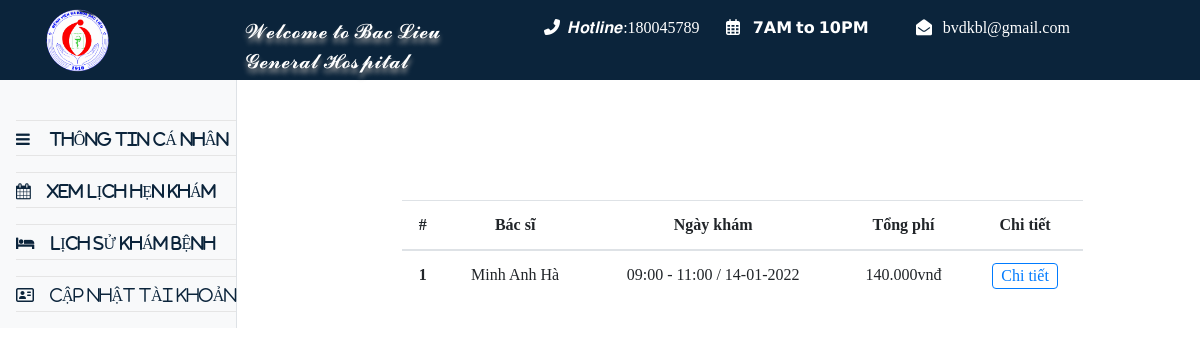
The app's page /history.php (signed in) with its own data.
### tables this page shows
CREATE TABLE `phieukham` (
  `id_phieukham` int(11) NOT NULL,
  `created_at` datetime NOT NULL DEFAULT current_timestamp(),
  `ngayhen` varchar(255) NOT NULL,
  `id_user` int(11) NOT NULL,
  `id_doctor` int(11) NOT NULL,
  `trieuchung` varchar(255) NOT NULL,
  `chidan` varchar(255) DEFAULT NULL,
  `phikham` int(11) NOT NULL
);

CREATE TABLE `doctor` (
  `id_doctor` int(11) NOT NULL,
  `username` varchar(255) NOT NULL,
  `password` varchar(255) NOT NULL,
  `fullname` varchar(255) NOT NULL,
  `age` int(11) NOT NULL,
  `gioitinh` varchar(255) NOT NULL,
  `id_khoa` int(11) NOT NULL,
  `address` varchar(255) NOT NULL,
  `sdt` varchar(255) NOT NULL,
  `email` varchar(255) NOT NULL,
  `image` varchar(255) NOT NULL,
  `working_address` varchar(255) NOT NULL,
  `created_at` datetime NOT NULL DEFAULT current_timestamp(),
  `account` varchar(255) NOT NULL
);

### mvc/controller/source.php (called while the page is built, shortened)
<?php
	class Mclass {
		function connDB(){
			$conn = mysqli_connect("localhost", "root", '', "tmdt");
			$conn -> set_charset("utf8");
			if(!$conn):
				echo 'lỗi không kết nối'.mysqli_error();
			else:
				return $conn;
			endif;
		}
		function show_info($username){
			$conn = $this->connDB();
			$sql = "select * from user where username = '$username'";
			$result = mysqli_query($conn ,$sql);
			$user = mysqli_fetch_assoc($result);
			return $user;
		}
		function show_info_doctor($id_doctor){
			$conn = $this->connDB();
			$sql = "select * from doctor where id_doctor = '$id_doctor'";
			$result = mysqli_query($conn ,$sql);
			$doctor = mysqli_fetch_assoc($result);
			return $doctor;
		}
		function show_lichsu_khambenh($id_user){
			$conn = $this->connDB();
			$sql = "select * from phieukham where id_user = '$id_user' and chidan is NOT NULL";
			$result = mysqli_query($conn ,$sql);
			$history = mysqli_fetch_all($result, MYSQLI_ASSOC);
			return $history;
		}
		function show_toathuoc($id_phieukham){
			$conn = $this->connDB();
			$sql = "select * from thuoc where id_phieukham = '$id_phieukham' ";
			$result = mysqli_query($conn ,$sql);
			$toathuoc = mysqli_fetch_all($result, MYSQLI_ASSOC);
			return $toathuoc;
		}
 	}
?>

### history.php (the view, shortened to what this page needs)
<?php
	include './mvc/controller/source.php';
?>
<?php
  include './mvc/view/sidebar_start.php';
  $p = new Mclass;
  $username = $_COOKIE['username'];
  $user = $p->show_info($username);
  $lichsukham = $p->show_lichsu_khambenh($user['id_user']);
?>
<div class="container" style="margin-left:150px; margin-top:80px;">
  <table class="table table-hover text-center">
  <thead>
    <tr>
      <th scope="col">#</th>
      <th scope="col">Bác sĩ</th>
      <th scope="col">Ngày khám</th>
      <th scope="col">Tổng phí</th>
      <th scope="col">Chi tiết</th>
    </tr>
  </thead>
  <tbody>
    <?php if(!empty($lichsukham)):
            foreach ($lichsukham as $key => $val):
              $key++;
              $array_ngayhen = explode('_',$val['ngayhen']);
              $toathuoc = $p->show_toathuoc($val['id_phieukham']);
    ?>
    <tr>
      <th scope="row"><?php echo $key ?></th>
      <td><?php $doctor = $p->show_info_doctor($val['id_doctor']);
                echo $doctor['fullname'];
          ?></td>
      <td>
        <?php
          if($array_ngayhen[0] == 1):
            echo "07:00 - 09:00 / " . date('j-m-Y', strtotime($array_ngayhen[1]));
          elseif($array_ngayhen[0] == 2):
            echo "09:00 - 11:00 / " . date('j-m-Y', strtotime($array_ngayhen[1]));
          elseif($array_ngayhen[0] == 3):
            echo "15:00 - 17:00 / " . date('j-m-Y', strtotime($array_ngayhen[1]));
          else:
            echo "17:00 - 19:00 / " . date('j-m-Y', strtotime($array_ngayhen[1]));
          endif;
        ?>
      </td>
      <td>
        <?php
          if(!empty($toathuoc)):
              $tongtienthuoc = 0;
              foreach ($toathuoc as $key => $val1):
                 $tongtienthuoc +=$val1['tongtien'];
              endforeach;
              $tongtienthuoc+=$val['phikham'];
          endif;
          $mbh = $user['mabaohiem'];
                    if(!empty($mbh)):
                      $khoanbaohiem = $tongtienthuoc* 0.8;
                    else:
                      $khoanbaohiem = 0;
                    endif;
                    $tongtienthuoc1 = $tongtienthuoc - $khoanbaohiem;
          echo $tongtienthuoc1.'.000vnđ';
        ?>
      </td>
      <td><button class="btn btn-outline-primary py-0 px-2" data-toggle="modal" data-target="#chitiet<?php echo $key?>">Chi tiết</button></td>
                <?php
                  if(!empty($toathuoc)):
                    $tongtienthuoc = 0;
                    foreach ($toathuoc as $key => $val1):
                ?>
                  <div class="col"><?php $tongtienthuoc += $val1['tongtien'];
                  echo $val1['tongtien'].'.000vnđ';?></div>
                <?php
                    endforeach;
                  else:
                    "Không có toa thuốc nào.";
                  endif;
                ?>
    </tr>
    <?php
            endforeach;
          else:
            echo 'Bạn đã chưa khám lần nào.';
          endif;
    ?>
  </tbody>
</table>
</div>
<?php include './mvc/view/sidebar_end.php'; ?>

### history.php (style rules this page uses)
body { font-family:times; }

### records on screen
phieukham: id_doctor.fullname "Minh Anh Hà", ngayhen "14-01-2022", tongtienthuoc1 "140"
